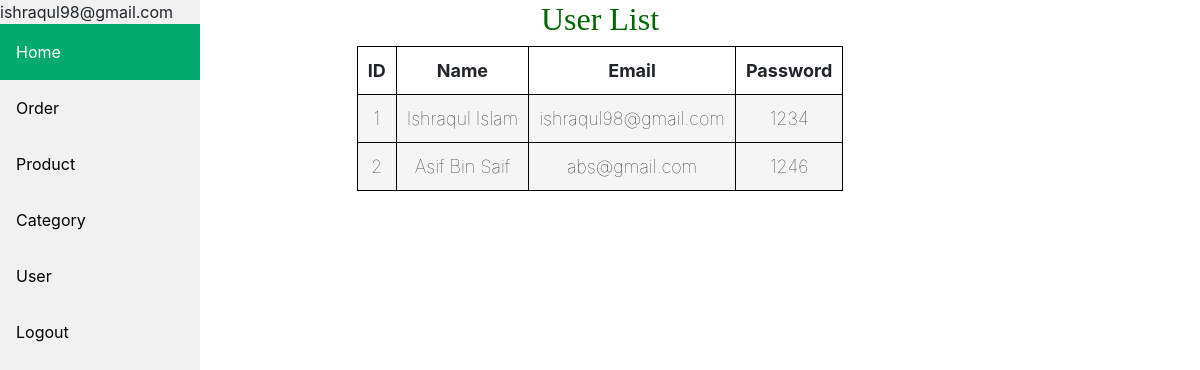
Before: /user.php (signed in) with the older database file.
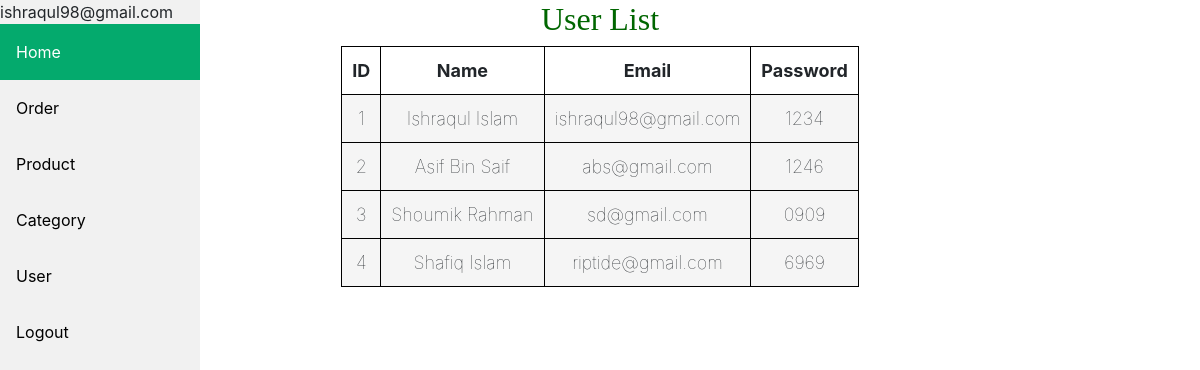
After: the same page with the newer database file.
### tables this page shows
CREATE TABLE `user_info` (
  `ID` int(200) NOT NULL,
  `Full_Name` varchar(500) NOT NULL,
  `Email` varchar(500) NOT NULL,
  `Password` varchar(500) NOT NULL
);

### user.php (the view, shortened to what this page needs)
<!DOCTYPE html>
<html>
<head>
<link rel="stylesheet" href="css/sidebar.css">
<link rel="stylesheet" href="https://maxcdn.bootstrapcdn.com/bootstrap/4.5.2/css/bootstrap.min.css">
<link rel="stylesheet" href="https://cdnjs.cloudflare.com/ajax/libs/font-awesome/4.7.0/css/font-awesome.min.css">
</head>
<body>
<div class="sidebar">
      <?php echo  $_SESSION['user']; ?>
  <a class="active" href="index.php">Home</a>
  <a href="#news">Order</a>
  <a href="propanel.php">Product</a>
  <a href="cat.php">Category</a>
  <a href="user.php">User</a>
  <a href="logout.php">Logout</a>
</div>
</head>
<body>
      <section>
            <h1>User List</h1>
            <table>
                  <tr>
                        <th>ID</th>
                        <th>Name</th>
                        <th>Email</th>
                        <th>Password</th>
                  </tr>
                        <?php
                        require_once('dbconnect.php');
                        $sql = "SELECT * FROM user_info ";
                        $result =mysqli_query($conn,$sql);
                        if(mysqli_num_rows($result) > 0){
                        while($row = mysqli_fetch_array($result)){
      ?>
                  <tr>
                        <td><?php echo $row['ID']; ?></td>
                        <td><?php echo $row['Full_Name']; ?></td>
                        <td><?php echo $row['Email']; ?></td>
                        <td><?php echo $row['Password']; ?></td>
                  </tr>
                  <?php
                              }
                        }
                  ?>
            </table>
      </section>
</body>
</html>

Changed rows visible on the page:
added user_info: ID "3", Full_Name "Shoumik Rahman", Email "sd@gmail.com", Password "0909"
added user_info: ID "4", Full_Name "Shafiq Islam", Email "riptide@gmail.com", Password "6969"
